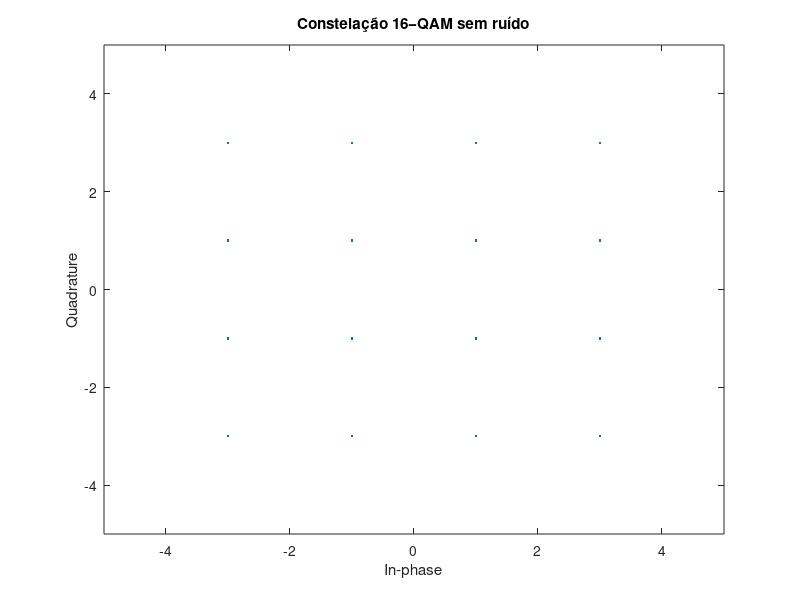

MATLAB code for this plot: (Note: this script raises an error after producing the figure.)
clc; clear all; close all;

pkg load communications;
pkg load signal;

k = log2(16);
num_bits = k * 100000;

% Frequência da portadora
Fc = 2000;
Fs = 10000; % Taxa de amostragem

% fator upsample
N = 100;

% Parâmetros para o gráfico
Rb = 1000; % Taxa de bits
M = 16;    % Número de níveis da modulação QAM
T_s = log2(M) / Rb; % Tempo de símbolo calculado

T_amostra = num_bits / Fs;
num_periodos = 4; % Número de períodos para plotar

% Tempo do sinal (para 4 períodos)
Fa = N * Rb/log2(M);
Ta = 1/Fa;
tempo = num_bits / Rb;
t = [0:Ta:tempo-Ta];


info = randint(1, num_bits, 2);
info = reshape(info, length(info)/k, k);
info = transpose(bi2de(info));

% Modulação QAM (16-QAM)
info_complexa = qammod(info, M);
f1 = scatterplot (info_complexa(1:length(info_complexa)));
title ('Constelação 16−QAM sem ruído')
axis([-5 5 -5 5]); % Ajuste o eixo para melhor visualização

info_I = real (info_complexa);
info_Q = imag(info_complexa);

% Upsample
info_I_up = upsample(info_I,N);
info_Q_up = upsample(info_Q,N);



filtro_tx = ones(1,N);
sinal_I = filter (filtro_tx, 1, info_I_up) ;
sinal_Q = filter (filtro_tx, 1, info_Q_up);

Portadora_I = (cos(2*pi*Fc.* t (1:length( sinal_I ) ) ) ) ;
Portadora_Q = (cos(2*pi*Fc.*t(1:length(sinal_Q)) + pi /2) ) ;

sinal_I = sinal_I' .* Portadora_I;
sinal_Q = sinal_Q' .* Portadora_Q;

sinal_TX = sinal_I - sinal_Q;
figure()
plot(info)
xlim([0 100])
ylim([0 15])
title('Sinal de informação')

figure()
subplot(311)
plot(sinal_I)
xlim([0 100])
ylim([-3 3])
title('Sinal I')

subplot(312)
plot(sinal_Q)
xlim([0 100])
ylim([-3 3])
title('Sinal Q')

subplot(313)
plot(sinal_TX)
xlim([0 100])
ylim([-3 3])
title('Sinal transmitido')
% --- Demodulação ---

%% Recepção do sinal
filtro_rx = fliplr(filtro_tx);
SNR = 10;

sinal_RX = awgn(sinal_TX,SNR,'measured');

sinal_RX_I = sinal_RX.*Portadora_I;
sinal_RX_Q = sinal_RX.*-Portadora_Q;

sinal_Rx_filtrado_I = filter ( filtro_rx ,1, sinal_RX_I)/N;
sinal_Rx_filtrado_Q = filter ( filtro_rx ,1, sinal_RX_Q)/N;

sinal_16Qam_PLOT = sinal_Rx_filtrado_I(N:N:end).*2 + j*(sinal_Rx_filtrado_Q(N:N:end).*2);
f7 = scatterplot (sinal_16Qam_PLOT);
title ('Sinal 16−QAM filtrado')

info_Rx_I = sinal_Rx_filtrado_I (N:N:end).*2;
info_Rx_Q = sinal_Rx_filtrado_Q(N:N:end).*2;
info_Rx_Q = info_Rx_Q.*j;

info_Rx = info_Rx_I + info_Rx_Q;

info_Rx = qamdemod(info_Rx, 16);

bits_Rx = reshape(de2bi(info_Rx),[num_bits/k,k]);

decimais_recebidos = bi2de(bits_Rx);
figure()
subplot(211)
plot(decimais_recebidos)
xlim([0 100])
ylim([0 15])
title('Sinal capturado')

subplot(212)
plot(info)
xlim([0 100])
ylim([0 15])
title('Relembrando como era o sinal de informação original')

